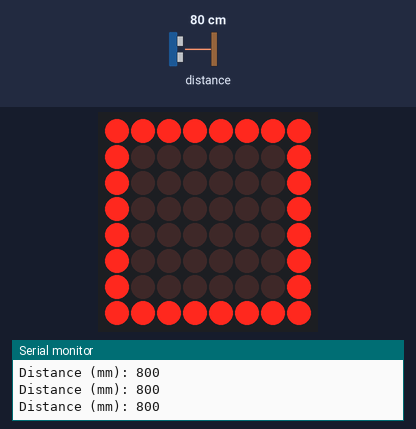
A sketch run on a simulated Arduino Uno, built with avr-gcc and run on an emulated ATmega328P. Parts: 8×8 LED matrix, the last lines printed to the serial monitor. The test bench sets the inputs (shaded band); at power-on: distance to the obstacle 80 cm.

Above: at 1.2 s.
1.3 s: distance to the obstacle set to 2 cm
At 2.5 s:
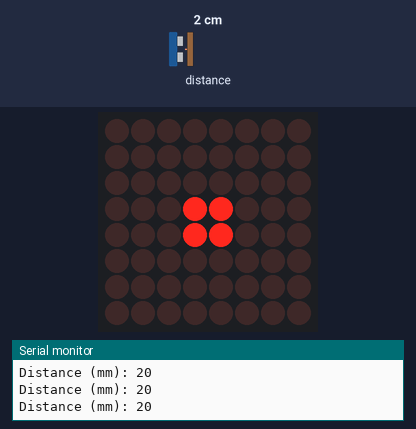
2.8 s: distance to the obstacle set to 4 cm
At 3.5 s:
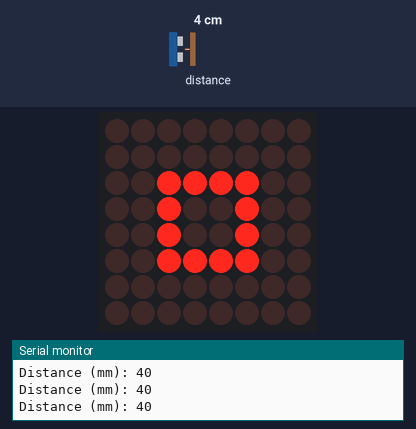
4.3 s: distance to the obstacle set to 6 cm
5.8 s: distance to the obstacle set to 9 cm
At 6.1 s:
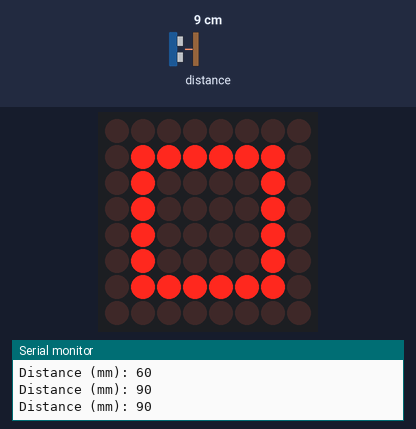
7.3 s: distance to the obstacle set to 18 cm
At 8.1 s:
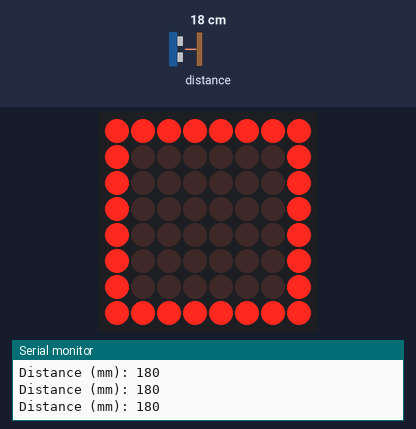
8.8 s: distance to the obstacle set to 5 cm
At 10.0 s:
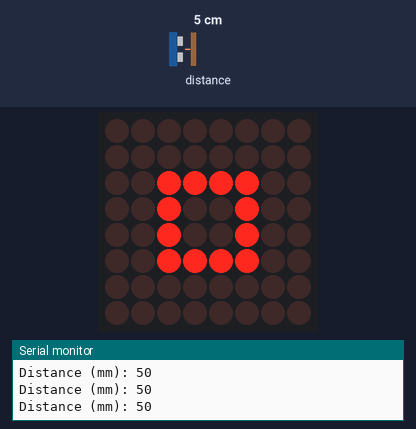
Timing chart, 0 to 11.3 s (numbered marks = the images above; inputs shaded):
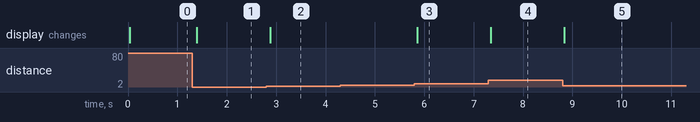

The sketch:

hw_apps_summer_camp.ino
```cpp
#include "LedControl.h"
#include "Adafruit_VL53L0X.h"
/*
 pin 12 is connected to the DataIn
 pin 11 is connected to the CLK
 pin 10 is connected to LOAD
 */

//pins
#define DataIn 12
#define CLK 11
#define CS 10
#define COUNT_MATRICES 1

#define DELAY_TIME 100

#define SIZE_MATRIX 8
#define MATRIX_0 0

LedControl lc=LedControl(DataIn,CLK,CS,COUNT_MATRICES);
Adafruit_VL53L0X lox = Adafruit_VL53L0X();


byte square_2[SIZE_MATRIX] = {byte(0), byte(0), byte(0), B00011000, B00011000, byte(0), byte(0), byte(0)};
byte square_4[SIZE_MATRIX] = {byte(0), byte(0), B00111100, B00100100, B00100100, B00111100, byte(0), byte(0)};
byte square_6[SIZE_MATRIX] = {byte(0), B01111110, B01000010, B01000010, B01000010, B01000010, B01111110, byte(0)};
byte square_8[SIZE_MATRIX] = {B11111111, B10000001, B10000001, B10000001, B10000001, B10000001, B10000001, B11111111};

void writeSquare(byte square_array[SIZE_MATRIX]);

void setup() {
  /*
   The MAX72XX is in power-saving mode on startup,
   we have to do a wakeup call
   */
  lc.shutdown(MATRIX_0,false);
  /* Set the brightness in range (0, 15)*/
  lc.setIntensity(MATRIX_0,0);
  /* and clear the display */
  lc.clearDisplay(MATRIX_0);

  //settings for VL53L0X and Serial
  Serial.begin(115200);

  // wait until serial port opens for native USB devices
  while (! Serial) {
    delay(1);
  }

  Serial.println("Adafruit VL53L0X test");
  if (!lox.begin()) {
    Serial.println(F("Failed to boot VL53L0X"));
    while(1);
  }
  // power
  Serial.println(F("VL53L0X API Simple Ranging example\n\n"));
}

void loop() {
  VL53L0X_RangingMeasurementData_t measure;
  lox.rangingTest(&measure, false); // pass in 'true' to get debug data printout!

  if (measure.RangeStatus != 4) {  // phase failures have incorrect data
    Serial.print("Distance (mm): ");
    Serial.println(measure.RangeMilliMeter);
    fromDistanceToSquare(measure.RangeMilliMeter);
  } else {
    Serial.println(" out of range ");
  }
}

void writeSquare(int num_matrix, byte square_array[SIZE_MATRIX]){
  for (int i=0; i<SIZE_MATRIX; i++){
    lc.setRow(num_matrix, i, square_array[i]);
  }
  delay(DELAY_TIME);
}

void fromDistanceToSquare(int distance){
  lc.clearDisplay(0);
  if (distance < 40){
    writeSquare(MATRIX_0, square_2);
  } else if (distance < 80){
    writeSquare(MATRIX_0, square_4);
  } else if (distance < 120){
    writeSquare(MATRIX_0, square_6);
  }else{
    writeSquare(MATRIX_0, square_8);
  }
}
```

analog_write_potentiometer.cpp
```cpp
const int analog_ip = A0;
const int LED = 3;
int inputVal = 0;

void setup() {
  Serial.begin(9600);
  pinMode (LED, OUTPUT);
}

void loop() {
  inputVal = analogRead(analog_ip);
  Serial.println(inputVal);
  analogWrite (LED, inputVal/4);
  delay(100);
}
```

matrix.cpp
```cpp
//Mario's Ideas
//MAX7219 - using Led Control library to display 8x8 bitmap
#include <LedControl.h>

int DIN = 11;
int CS = 7;
int CLK = 13;
LedControl lc=LedControl(DIN, CLK, CS,0);

int Cat[8] ={B10001000,B11111000,B10101000,B01110001,B00100001,B01111001,B01111101,B10111110 };
byte Apple [8]={B00011000,B00001000,B01110110,B11111111,B11111111,B11111111,B01111010,B00110100};

void setup() {
  lc.shutdown(0,false);
  lc.setIntensity(0,0);
  lc.clearDisplay(0);
}

void loop(){
  for(int i=0;i<8;i++) lc.setRow(0,i,Apple[i]);
  delay(5000);
  lc.clearDisplay(0);
  for(int i=0;i<8;i++) lc.setRow(0,i,Cat[i]);
  delay(5000);
  lc.clearDisplay(0);
}
```

simple_range.cpp
```cpp
#include "Adafruit_VL53L0X.h"

Adafruit_VL53L0X lox = Adafruit_VL53L0X();

void setup() {
  Serial.begin(115200);

  // wait until serial port opens for native USB devices
  while (! Serial) {
    delay(1);
  }

  Serial.println("Adafruit VL53L0X test");
  if (!lox.begin()) {
    Serial.println(F("Failed to boot VL53L0X"));
    while(1);
  }
  // power
  Serial.println(F("VL53L0X API Simple Ranging example\n\n"));
}


void loop() {
  VL53L0X_RangingMeasurementData_t measure;

  Serial.print("Reading a measurement... ");
  lox.rangingTest(&measure, false); // pass in 'true' to get debug data printout!

  if (measure.RangeStatus != 4) {  // phase failures have incorrect data
    Serial.print("Distance (mm): "); Serial.println(measure.RangeMilliMeter);
  } else {
    Serial.println(" out of range ");
  }

  delay(100);
}
```

weird_digital_pwm.cpp
```cpp
const byte ledPin = 5;// the number of the LED pin

byte ledState = LOW;
unsigned long previousMillis = 0;

unsigned long intervalOn[5] = {100, 200, 300, 350, 399};
unsigned long interval = 500;

void setup() {
  pinMode(ledPin, OUTPUT);
}

void loop() {

  for (int i = 0; i < 5; i++) {
    for (int j = 0; j < 5; j++) {
        digitalWrite(ledPin, 1);
        delay(intervalOn[i]);
        digitalWrite(ledPin, 0);
        delay(500 - intervalOn[i]);
    }
    digitalWrite(ledPin, 0);
    delay(2000);
  }
}
```

Measured:
- the behaviour switches between 7 and 8 cm on distance to the obstacle (found by bisection; images 2 and 3)
- after the input at 1.3 s, the display: changes after 0.09 s (image 1)
- after the input at 2.8 s, the display: changes after 0.08 s (image 2)
- after the input at 5.8 s, the display: changes after 0.06 s (image 3)
- after the input at 7.3 s, the display: changes after 0.05 s (image 4)
- after the input at 8.8 s, the display: changes at once (image 5)
